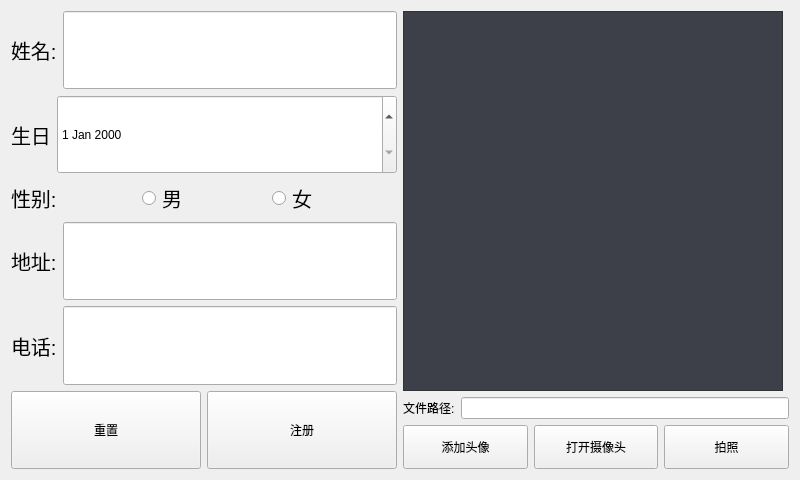
<?xml version="1.0" encoding="UTF-8"?>
<ui version="4.0">
 <class>RegisterWindow</class>
 <widget class="QWidget" name="RegisterWindow">
  <property name="geometry">
   <rect>
    <x>0</x>
    <y>0</y>
    <width>800</width>
    <height>480</height>
   </rect>
  </property>
  <property name="windowTitle">
   <string>Form</string>
  </property>
  <property name="styleSheet">
   <string notr="true"/>
  </property>
  <layout class="QHBoxLayout" name="horizontalLayout_9">
   <item>
    <layout class="QVBoxLayout" name="verticalLayout">
     <item>
      <layout class="QHBoxLayout" name="horizontalLayout">
       <item>
        <widget class="QLabel" name="label">
         <property name="font">
          <font>
           <pointsize>15</pointsize>
          </font>
         </property>
         <property name="text">
          <string>姓名:</string>
         </property>
        </widget>
       </item>
       <item>
        <widget class="QLineEdit" name="nameEdit">
         <property name="sizePolicy">
          <sizepolicy hsizetype="Expanding" vsizetype="Expanding">
           <horstretch>0</horstretch>
           <verstretch>0</verstretch>
          </sizepolicy>
         </property>
        </widget>
       </item>
      </layout>
     </item>
     <item>
      <layout class="QHBoxLayout" name="horizontalLayout_6">
       <item>
        <widget class="QLabel" name="label_6">
         <property name="font">
          <font>
           <pointsize>15</pointsize>
          </font>
         </property>
         <property name="text">
          <string>生日</string>
         </property>
        </widget>
       </item>
       <item>
        <widget class="QDateEdit" name="birthday">
         <property name="sizePolicy">
          <sizepolicy hsizetype="Expanding" vsizetype="Expanding">
           <horstretch>0</horstretch>
           <verstretch>0</verstretch>
          </sizepolicy>
         </property>
        </widget>
       </item>
      </layout>
     </item>
     <item>
      <layout class="QHBoxLayout" name="horizontalLayout_4">
       <item>
        <widget class="QLabel" name="label_4">
         <property name="font">
          <font>
           <pointsize>15</pointsize>
          </font>
         </property>
         <property name="text">
          <string>性别:</string>
         </property>
        </widget>
       </item>
       <item>
        <widget class="QRadioButton" name="man">
         <property name="font">
          <font>
           <pointsize>15</pointsize>
          </font>
         </property>
         <property name="text">
          <string>男</string>
         </property>
        </widget>
       </item>
       <item>
        <widget class="QRadioButton" name="woman">
         <property name="font">
          <font>
           <pointsize>15</pointsize>
          </font>
         </property>
         <property name="text">
          <string>女</string>
         </property>
        </widget>
       </item>
      </layout>
     </item>
     <item>
      <layout class="QHBoxLayout" name="horizontalLayout_2">
       <item>
        <widget class="QLabel" name="label_2">
         <property name="font">
          <font>
           <pointsize>15</pointsize>
          </font>
         </property>
         <property name="text">
          <string>地址:</string>
         </property>
        </widget>
       </item>
       <item>
        <widget class="QLineEdit" name="addressEdit">
         <property name="sizePolicy">
          <sizepolicy hsizetype="Expanding" vsizetype="Expanding">
           <horstretch>0</horstretch>
           <verstretch>0</verstretch>
          </sizepolicy>
         </property>
        </widget>
       </item>
      </layout>
     </item>
     <item>
      <layout class="QHBoxLayout" name="horizontalLayout_3">
       <item>
        <widget class="QLabel" name="label_3">
         <property name="font">
          <font>
           <pointsize>15</pointsize>
          </font>
         </property>
         <property name="text">
          <string>电话:</string>
         </property>
        </widget>
       </item>
       <item>
        <widget class="QLineEdit" name="phoneEdit">
         <property name="sizePolicy">
          <sizepolicy hsizetype="Expanding" vsizetype="Expanding">
           <horstretch>0</horstretch>
           <verstretch>0</verstretch>
          </sizepolicy>
         </property>
        </widget>
       </item>
      </layout>
     </item>
     <item>
      <layout class="QHBoxLayout" name="horizontalLayout_5" stretch="0,0">
       <item>
        <widget class="QPushButton" name="resetBtn">
         <property name="sizePolicy">
          <sizepolicy hsizetype="Expanding" vsizetype="Expanding">
           <horstretch>0</horstretch>
           <verstretch>0</verstretch>
          </sizepolicy>
         </property>
         <property name="maximumSize">
          <size>
           <width>16777215</width>
           <height>16777215</height>
          </size>
         </property>
         <property name="text">
          <string>重置</string>
         </property>
        </widget>
       </item>
       <item>
        <widget class="QPushButton" name="registerBttn">
         <property name="sizePolicy">
          <sizepolicy hsizetype="Expanding" vsizetype="Expanding">
           <horstretch>0</horstretch>
           <verstretch>0</verstretch>
          </sizepolicy>
         </property>
         <property name="maximumSize">
          <size>
           <width>16777215</width>
           <height>16777215</height>
          </size>
         </property>
         <property name="text">
          <string>注册</string>
         </property>
        </widget>
       </item>
      </layout>
     </item>
    </layout>
   </item>
   <item>
    <layout class="QVBoxLayout" name="verticalLayout_2">
     <item>
      <widget class="QLabel" name="avatar">
       <property name="sizePolicy">
        <sizepolicy hsizetype="Maximum" vsizetype="Maximum">
         <horstretch>0</horstretch>
         <verstretch>0</verstretch>
        </sizepolicy>
       </property>
       <property name="minimumSize">
        <size>
         <width>380</width>
         <height>380</height>
        </size>
       </property>
       <property name="maximumSize">
        <size>
         <width>380</width>
         <height>380</height>
        </size>
       </property>
       <property name="styleSheet">
        <string notr="true">background-color: rgba(41, 45, 54,0.9);
border: 1px solid #333;  /* 显示边界 */
qproperty-alignment: AlignCenter;  /* 居中裁剪 */</string>
       </property>
       <property name="text">
        <string/>
       </property>
      </widget>
     </item>
     <item>
      <layout class="QHBoxLayout" name="horizontalLayout_8">
       <item>
        <widget class="QLabel" name="label_5">
         <property name="text">
          <string>文件路径:</string>
         </property>
        </widget>
       </item>
       <item>
        <widget class="QLineEdit" name="picfileEdit">
         <property name="text">
          <string/>
         </property>
        </widget>
       </item>
      </layout>
     </item>
     <item>
      <layout class="QHBoxLayout" name="horizontalLayout_7">
       <item>
        <widget class="QPushButton" name="addpicBtn">
         <property name="sizePolicy">
          <sizepolicy hsizetype="Minimum" vsizetype="Expanding">
           <horstretch>0</horstretch>
           <verstretch>0</verstretch>
          </sizepolicy>
         </property>
         <property name="text">
          <string>添加头像</string>
         </property>
        </widget>
       </item>
       <item>
        <widget class="QPushButton" name="cameraBtn">
         <property name="sizePolicy">
          <sizepolicy hsizetype="Minimum" vsizetype="Expanding">
           <horstretch>0</horstretch>
           <verstretch>0</verstretch>
          </sizepolicy>
         </property>
         <property name="text">
          <string>打开摄像头</string>
         </property>
        </widget>
       </item>
       <item>
        <widget class="QPushButton" name="takephotoBtn">
         <property name="sizePolicy">
          <sizepolicy hsizetype="Minimum" vsizetype="Expanding">
           <horstretch>0</horstretch>
           <verstretch>0</verstretch>
          </sizepolicy>
         </property>
         <property name="text">
          <string>拍照</string>
         </property>
        </widget>
       </item>
      </layout>
     </item>
    </layout>
   </item>
  </layout>
 </widget>
 <resources/>
 <connections/>
</ui>
